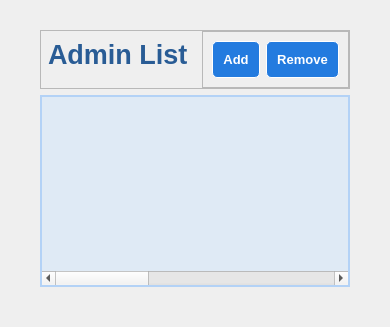
            <widget class="QWidget" name="adminPage">
             <layout class="QVBoxLayout" name="verticalLayout_9">
              <property name="leftMargin">
               <number>40</number>
              </property>
              <property name="topMargin">
               <number>30</number>
              </property>
              <property name="rightMargin">
               <number>40</number>
              </property>
              <property name="bottomMargin">
               <number>40</number>
              </property>
              <item>
               <widget class="QFrame" name="frame_6">
                <property name="minimumSize">
                 <size>
                  <width>0</width>
                  <height>20</height>
                 </size>
                </property>
                <property name="styleSheet">
                 <string notr="true">#adminListAdd, #adminListRemove {
	padding: 10px;
	background-color: rgb(35, 123, 223);
	border: 1px solid white;
	border-radius: 5px;
	color: white;
}</string>
                </property>
                <property name="frameShape">
                 <enum>QFrame::StyledPanel</enum>
                </property>
                <property name="frameShadow">
                 <enum>QFrame::Raised</enum>
                </property>
                <layout class="QHBoxLayout" name="horizontalLayout_11">
                 <property name="leftMargin">
                  <number>0</number>
                 </property>
                 <property name="topMargin">
                  <number>0</number>
                 </property>
                 <property name="rightMargin">
                  <number>0</number>
                 </property>
                 <property name="bottomMargin">
                  <number>0</number>
                 </property>
                 <item>
                  <widget class="QLabel" name="adminPageLabel">
                   <property name="font">
                    <font>
                     <family>Segoe UI</family>
                     <pointsize>20</pointsize>
                     <weight>75</weight>
                     <bold>true</bold>
                    </font>
                   </property>
                   <property name="styleSheet">
                    <string notr="true">color: rgb(41, 92, 149);
margin-bottom: 10px;</string>
                   </property>
                   <property name="text">
                    <string>Admin List</string>
                   </property>
                  </widget>
                 </item>
                 <item alignment="Qt::AlignRight">
                  <widget class="QFrame" name="frame_7">
                   <property name="frameShape">
                    <enum>QFrame::StyledPanel</enum>
                   </property>
                   <property name="frameShadow">
                    <enum>QFrame::Raised</enum>
                   </property>
                   <layout class="QHBoxLayout" name="horizontalLayout_10">
                    <item>
                     <widget class="QPushButton" name="adminListAdd">
                      <property name="font">
                       <font>
                        <family>Segoe UI</family>
                        <pointsize>10</pointsize>
                        <weight>75</weight>
                        <bold>true</bold>
                       </font>
                      </property>
                      <property name="cursor">
                       <cursorShape>PointingHandCursor</cursorShape>
                      </property>
                      <property name="text">
                       <string>Add</string>
                      </property>
                     </widget>
                    </item>
                    <item>
                     <widget class="QPushButton" name="adminListRemove">
                      <property name="font">
                       <font>
                        <family>Segoe UI</family>
                        <pointsize>10</pointsize>
                        <weight>75</weight>
                        <bold>true</bold>
                       </font>
                      </property>
                      <property name="cursor">
                       <cursorShape>PointingHandCursor</cursorShape>
                      </property>
                      <property name="text">
                       <string>Remove</string>
                      </property>
                     </widget>
                    </item>
                   </layout>
                  </widget>
                 </item>
                </layout>
               </widget>
              </item>
              <item>
               <widget class="QTableWidget" name="adminTable">
                <property name="font">
                 <font>
                  <pointsize>11</pointsize>
                 </font>
                </property>
                <property name="contextMenuPolicy">
                 <enum>Qt::NoContextMenu</enum>
                </property>
                <property name="styleSheet">
                 <string notr="true">QHeaderView::section {
    background-color: rgb(55, 120, 198);
	color: white;
	padding: 5px;
    border: 1px solid #fffff8;
    font-size: 12pt;
	font-weight: bold;
}

QTableWidget {
	gridline-color: white;
	background-color: rgba(200, 226, 255, 100);
	alternate-background-color:rgba(61, 141, 232, 100);
}

QTableView {
	background-color: rgba(200, 226, 255, 100);
	border: 2px solid rgb(179, 210, 246);
}
</string>
                </property>
                <property name="editTriggers">
                 <set>QAbstractItemView::NoEditTriggers</set>
                </property>
                <property name="alternatingRowColors">
                 <bool>true</bool>
                </property>
                <property name="showGrid">
                 <bool>true</bool>
                </property>
                <attribute name="horizontalHeaderVisible">
                 <bool>false</bool>
                </attribute>
                <attribute name="horizontalHeaderCascadingSectionResizes">
                 <bool>false</bool>
                </attribute>
                <attribute name="horizontalHeaderMinimumSectionSize">
                 <number>50</number>
                </attribute>
                <attribute name="horizontalHeaderDefaultSectionSize">
                 <number>350</number>
                </attribute>
                <attribute name="horizontalHeaderHighlightSections">
                 <bool>true</bool>
                </attribute>
                <attribute name="horizontalHeaderShowSortIndicator" stdset="0">
                 <bool>false</bool>
                </attribute>
                <attribute name="verticalHeaderVisible">
                 <bool>false</bool>
                </attribute>
                <attribute name="verticalHeaderCascadingSectionResizes">
                 <bool>false</bool>
                </attribute>
                <column>
                 <property name="text">
                  <string>ID</string>
                 </property>
                </column>
                <column>
                 <property name="text">
                  <string>Name</string>
                 </property>
                </column>
                <column>
                 <property name="text">
                  <string>Department</string>
                 </property>
                </column>
               </widget>
              </item>
             </layout>
            </widget>
